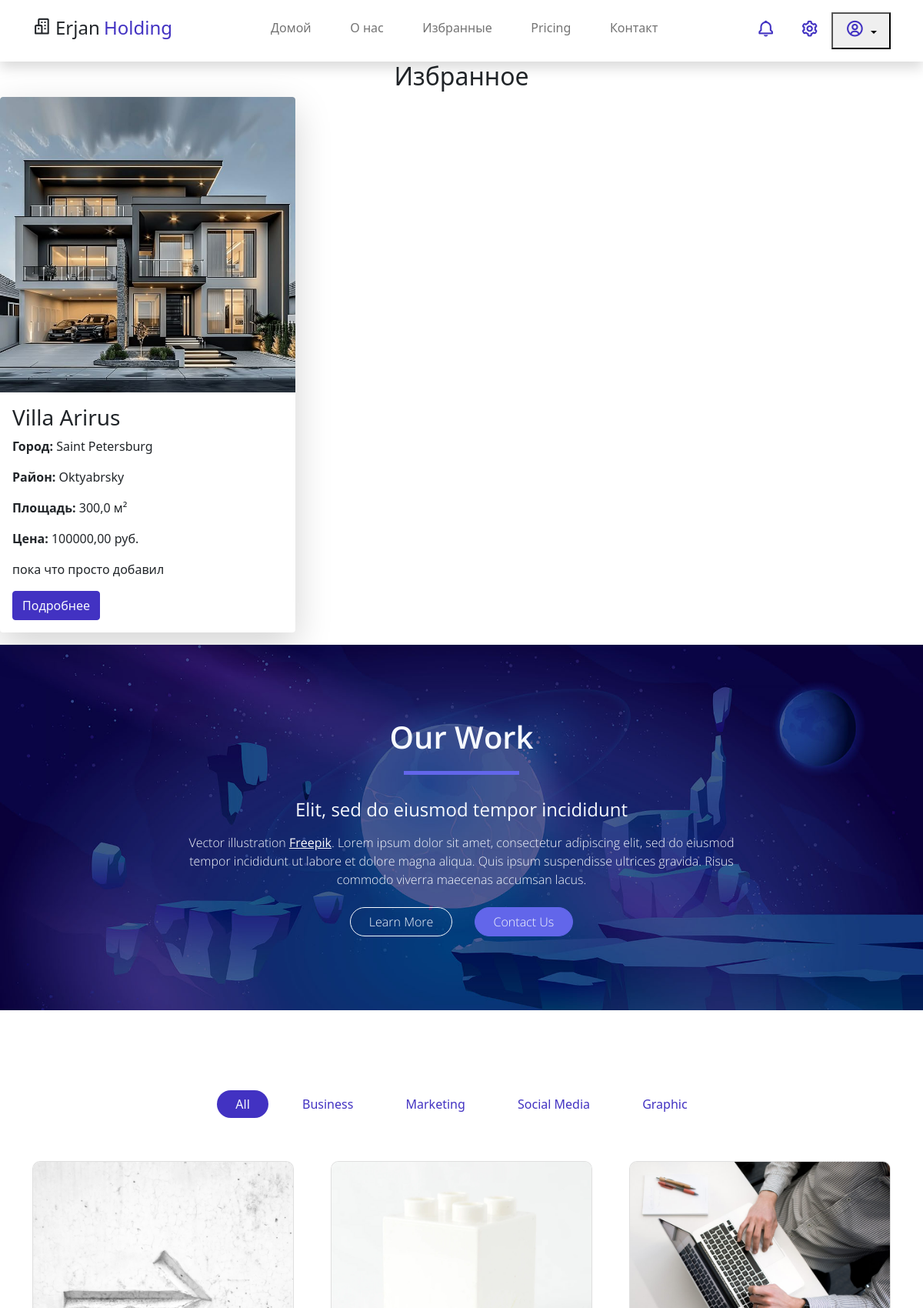
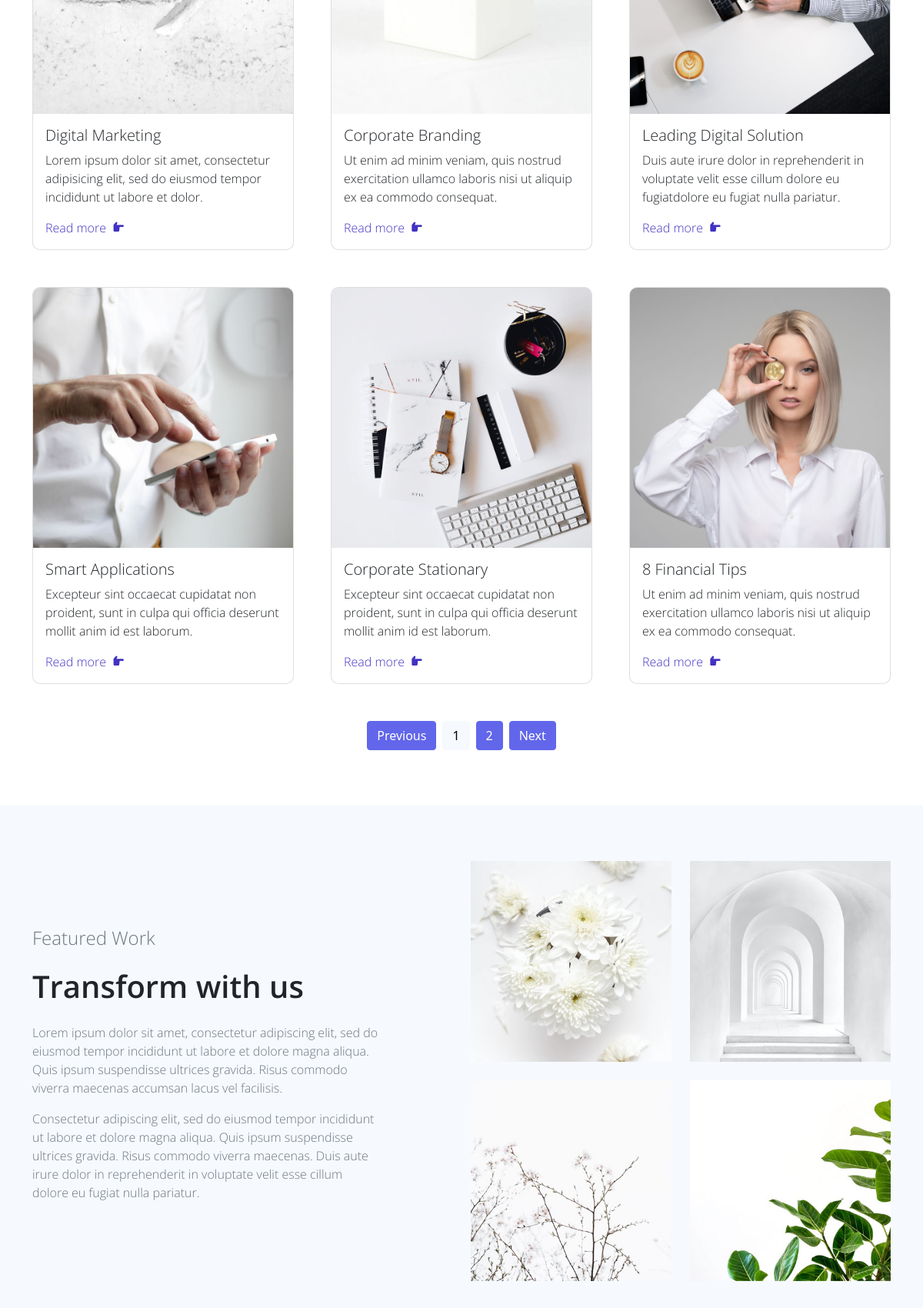
Screenshot of /favorite_list (signed in, upper part) with the database file from the repository (2 pictures, top to bottom).
### app/models.py (models this page shows, shortened)
class Estate(models.Model):
    title = models.CharField(max_length=100, verbose_name = 'Название')
    category = models.ForeignKey(Category, on_delete=models.PROTECT)
    image_first = models.ImageField(upload_to='media/estate_image')
    area = models.DecimalField(decimal_places=1,max_digits=12,verbose_name='km.2')
    city = models.ForeignKey(City, on_delete=models.PROTECT)
    district = models.ForeignKey(District, on_delete=models.PROTECT)
    geo = models.TextField()
    price = models.DecimalField(max_digits=15, decimal_places=2)
    description = models.TextField()
    promo_video = models.FileField(upload_to='media/estate_video')
    is_active = models.BooleanField(default=True)
    created_at=models.DateTimeField(auto_now_add=True)
    update_at=models.DateTimeField(auto_now=True)

class City(models.Model):
    title = models.CharField(max_length=100)

class District(models.Model):
    city = models.ForeignKey(City, on_delete=models.PROTECT)
    title = models.CharField(max_length=100)

### app/views.py (the view)
# urls.py: path('favorite_list',views.favorite_like_view, name = 'favorite_list'),
def favorite_like_view(request):
    if not request.user.is_authenticated:
        messages.error(request, 'Войдите в систему')
        return redirect('index')
    favorites = Favorite.objects.filter(user=request.user)
    estates = [fav.estate for fav in favorites]
    return render(request, 'main/favorite_list.html', {'estates': estates})

### app/templates/main/favorite_list.html
{% extends 'base.html' %}
{% load static %}
{% block content %}
<center><h2>Избранное</h2></center>
<div class="row">
    {% for estate in estates %}
    <div class="col-md-4 mb-3 position-relative">
        <div class="card border-0 shadow-lg overflow-hidden">
            <img class="card-img-top" src="{{ estate.image_first.url }}" alt="{{ estate.title }}">
            <div class="card-body">
                <h3 class="card-title">{{ estate.title }}</h3>
                <p><strong>Город:</strong> {{ estate.city.title }}</p>
                <p><strong>Район:</strong> {{ estate.district.title }}</p>
                <p><strong>Площадь:</strong> {{ estate.area }} м²</p>
                <p><strong>Цена:</strong> {{ estate.price }} руб.</p>
                <p>{{ estate.description|truncatewords:20 }}</p>
                <a href="#" class="btn btn-primary">Подробнее</a>
            </div>
        </div>
    </div>
    {% empty %}
    <p>У вас пока нет избранных объявлений.</p>
    {% endfor %}
</div>
    <div id="work_banner" class="banner-wrapper bg-light w-100 py-5">
        <div class="banner-vertical-center-work container text-light d-flex justify-content-center align-items-center py-5 p-0">
            <div class="banner-content col-lg-8 col-12 m-lg-auto text-center">
                <h1 class="banner-heading h2 display-3 pb-5 semi-bold-600 typo-space-line-center">Our Work</h1>
                <h3 class="h4 pb-2 regular-400">Elit, sed do eiusmod tempor incididunt</h3>
                <p class="banner-body pb-2 light-300">
                    Vector illustration <a class="text-white" href="http://freepik.com/" target="_blank">Freepik</a>.
                    Lorem ipsum dolor sit amet, consectetur adipiscing elit,
                    sed do eiusmod tempor incididunt ut labore et dolore magna
                    aliqua. Quis ipsum suspendisse ultrices gravida. Risus
                    commodo viverra maecenas accumsan lacus.
                </p>
                <button type="submit" class="btn rounded-pill btn-outline-light px-4 me-4 light-300">Learn More</button>
                <button type="submit" class="btn rounded-pill btn-secondary text-light px-4 light-300">Contact Us</button>
            </div>
        </div>
    </div>
    <section class="container py-5">
        <div class="row justify-content-center my-5">
            <div class="filter-btns shadow-md rounded-pill text-center col-auto">
                <a class="filter-btn btn rounded-pill btn-outline-primary border-0 m-md-2 px-md-4 active" data-filter=".project" href="#">All</a>
                <a class="filter-btn btn rounded-pill btn-outline-primary border-0 m-md-2 px-md-4" data-filter=".business" href="#">Business</a>
                <a class="filter-btn btn rounded-pill btn-outline-primary border-0 m-md-2 px-md-4" data-filter=".marketing" href="#">Marketing</a>
                <a class="filter-btn btn rounded-pill btn-outline-primary border-0 m-md-2 px-md-4" data-filter=".social" href="#">Social Media</a>
                <a class="filter-btn btn rounded-pill btn-outline-primary border-0 m-md-2 px-md-4" data-filter=".graphic" href="#">Graphic</a>
            </div>
        </div>
        <div class="row projects gx-lg-5">
            <a href="estate_detail.html" class="col-sm-6 col-lg-4 text-decoration-none project marketing social business">
                <div class="service-work overflow-hidden card mb-5 mx-5 m-sm-0">
                    <img class="card-img-top" src="../../../static/assets/img/our-work-01.jpg" alt="...">
                    <div class="card-body">
                        <h5 class="card-title light-300 text-dark">Digital Marketing</h5>
                        <p class="card-text light-300 text-dark">
                            Lorem ipsum dolor sit amet, consectetur adipisicing elit,
                            sed do eiusmod tempor incididunt ut labore et dolor.
                        </p>
                        <span class="text-decoration-none text-primary light-300">
                              Read more <i class='bx bxs-hand-right ms-1'></i>
                          </span>
                    </div>
                </div>
            </a>
            <a href="estate_detail.html" class="col-sm-6 col-lg-4 text-decoration-none project graphic social">
                <div class="service-work overflow-hidden card mx-5 mx-sm-0 mb-5">
                    <img class="card-img-top" src="../../../static/assets/img/our-work-02.jpg" alt="...">
                    <div class="card-body">
                        <h5 class="card-title light-300 text-dark">Corporate Branding</h5>
                        <p class="card-text light-300 text-dark">
                            Ut enim ad minim veniam, quis nostrud exercitation ullamco
                            laboris nisi ut aliquip ex ea commodo consequat.
                        </p>
                        <span class="text-decoration-none text-primary light-300">
                              Read more <i class='bx bxs-hand-right ms-1'></i>
                          </span>
                    </div>
                </div>
            </a>
            <a href="estate_detail.html" class="col-sm-6 col-lg-4 text-decoration-none project marketing graphic business">
                <div class="service-work overflow-hidden card mx-5 mx-sm-0 mb-5">
                    <img class="card-img-top" src="../../../static/assets/img/our-work-03.jpg" alt="...">
                    <div class="card-body">
                        <h5 class="card-title light-300 text-dark">Leading Digital Solution</h5>
                        <p class="card-text light-300 text-dark">
                            Duis aute irure dolor in reprehenderit in voluptate velit
                            esse cillum dolore eu fugiatdolore eu fugiat nulla pariatur.
                        </p>
                        <span class="text-decoration-none text-primary light-300">
                              Read more <i class='bx bxs-hand-right ms-1'></i>
                          </span>
                    </div>
                </div>
            </a>
            <a href="estate_detail.html" class="col-sm-6 col-lg-4 text-decoration-none project social business">
                <div class="service-work overflow-hidden card mx-5 mx-sm-0 mb-5">
                    <img class="card-img-top" src="../../../static/assets/img/our-work-04.jpg" alt="...">
                    <div class="card-body">
                        <h5 class="card-title light-300 text-dark">Smart Applications</h5>
                        <p class="card-text light-300 text-dark">
                            Excepteur sint occaecat cupidatat non proident, sunt in
                            culpa qui officia deserunt mollit anim id est laborum.
                        </p>
                        <span class="text-decoration-none text-primary light-300">
                              Read more <i class='bx bxs-hand-right ms-1'></i>
                          </span>
                    </div>
                </div>
            </a>
            <a href="estate_detail.html" class="col-sm-6 col-lg-4 text-decoration-none project marketing">
                <div class="service-work overflow-hidden card mx-5 mx-sm-0 mb-5">
                    <img class="card-img-top" src="../../../static/assets/img/our-work-05.jpg" alt="...">
                    <div class="card-body">
                        <h5 class="card-title light-300 text-dark">Corporate Stationary</h5>
                        <p class="card-text light-300 text-dark">
                            Excepteur sint occaecat cupidatat non proident,
                            sunt in culpa qui officia deserunt mollit anim id est laborum.
                        </p>
                        <span class="text-decoration-none text-primary light-300">
                              Read more <i class='bx bxs-hand-right ms-1'></i>
                          </span>
                    </div>
                </div>
            </a>
            <a href="estate_detail.html" class="col-sm-6 col-lg-4 text-decoration-none project marketing graphic">
                <div class="service-work overflow-hidden card mx-5 mx-sm-0 mb-5">
                    <img class="card-img-top" src="../../../static/assets/img/our-work-06.jpg" alt="...">
                    <div class="card-body">
                        <h5 class="card-title light-300 text-dark">8 Financial Tips</h5>
                        <p class="card-text light-300 text-dark">
                            Ut enim ad minim veniam, quis nostrud exercitation ullamco
                            laboris nisi ut aliquip ex ea commodo consequat.
                        </p>
                        <span class="text-decoration-none text-primary light-300">
                              Read more <i class='bx bxs-hand-right ms-1'></i>
                          </span>
                    </div>
                </div>
            </a>
        </div>
        <div class="row">
            <div class="btn-toolbar justify-content-center pb-4" role="toolbar" aria-label="Toolbar with button groups">
                <div class="btn-group me-2" role="group" aria-label="First group">
                    <button type="button" class="btn btn-secondary text-white">Previous</button>
                </div>
                <div class="btn-group me-2" role="group" aria-label="Second group">
                    <button type="button" class="btn btn-light">1</button>
                </div>
                <div class="btn-group me-2" role="group" aria-label="Second group">
                    <button type="button" class="btn btn-secondary text-white">2</button>
                </div>
                <div class="btn-group" role="group" aria-label="Third group">
                    <button type="button" class="btn btn-secondary text-white">Next</button>
                </div>
            </div>
        </div>
    </section>
    <section class="bg-light py-5">
        <div class="feature-work container my-4">
            <div class="row d-flex d-flex align-items-center">
                <div class="col-lg-5">
                    <h3 class="feature-work-title h4 text-muted light-300">Featured Work</h3>
                    <h1 class="feature-work-heading h2 py-3 semi-bold-600">Transform with us</h1>
                    <p class="feature-work-body text-muted light-300">
                        Lorem ipsum dolor sit amet, consectetur adipiscing elit, sed do eiusmod
                        tempor incididunt ut labore et dolore magna aliqua. Quis ipsum suspendisse
                        ultrices gravida. Risus commodo viverra maecenas accumsan lacus vel facilisis.
                    </p>
                    <p class="feature-work-footer text-muted light-300">Consectetur adipiscing elit, sed do eiusmod tempor incididunt ut labore et dolore magna aliqua. Quis ipsum suspendisse ultrices gravida. Risus commodo viverra maecenas. Duis aute irure dolor in reprehenderit in voluptate velit esse
                        cillum dolore eu fugiat nulla pariatur.</p>
                </div>
                <div class="col-lg-6 offset-lg-1 align-left">
                    <div class="row">
                        <a class="col" data-type="image" data-fslightbox="gallery" href="../../../static/assets/img/feature-work-1-large.jpg">
                            <img class="img-fluid" src="../../../static/assets/img/feature-work-1.jpg">
                        </a>
                        <a class="col" data-type="image" data-fslightbox="gallery" href="../../../static/assets/img/feature-work-2-large.jpg">
                            <img class="img-fluid" src="../../../static/assets/img/feature-work-2.jpg">
                        </a>
                    </div>
                    <div class="row pt-4">
                        <a class="col" data-type="image" data-fslightbox="gallery" href="../../../static/assets/img/feature-work-3-large.jpg">
                            <img class="img-fluid" src="../../../static/assets/img/feature-work-3.jpg">
                        </a>
                        <a class="col" data-type="image" data-fslightbox="gallery" href="../../../static/assets/img/feature-work-4-large.jpg">
                            <img class="img-fluid" src="../../../static/assets/img/feature-work-4.jpg">
                        </a>
                    </div>
                </div>
            </div>
        </div>
    </section>
{% endblock %}

### static/assets/css/templatemo.css (style rules this page uses)
html { font-family: 'Open Sans', sans-serif; }
p, a { font-weight: 400; }
.h2 { font-size: 40px; }
.light-300 { font-family: 'Open Sans', sans-serif !important; font-weight: 300; }
.regular-400 { font-family: 'Open Sans', sans-serif !important; font-weight: 400; }
.semi-bold-600 { font-family: 'Open Sans', sans-serif !important; font-weight: 600; }
.typo-space-line::after, .typo-space-line-center::after { content: ""; width: 150px; display:block; position: absolute; border-bottom: 5px solid #6266ea; padding-top: .5em; }
.typo-space-line-center::after { left: 50%; margin-left: -75px; }
.service-work.card { border-radius: 10px !important; cursor: pointer; }
#work_banner { background-image: url('./../img/banner-bg-02.jpg'); background-position: center center; background-size: cover; height: 100%; width: 100%; }

### rows the page displays
Estate: image_first (picture), title "Villa Arirus", city "Saint Petersburg", district "Oktyabrsky", area "300,0", price "100000,00", description "пока что просто добавил"
